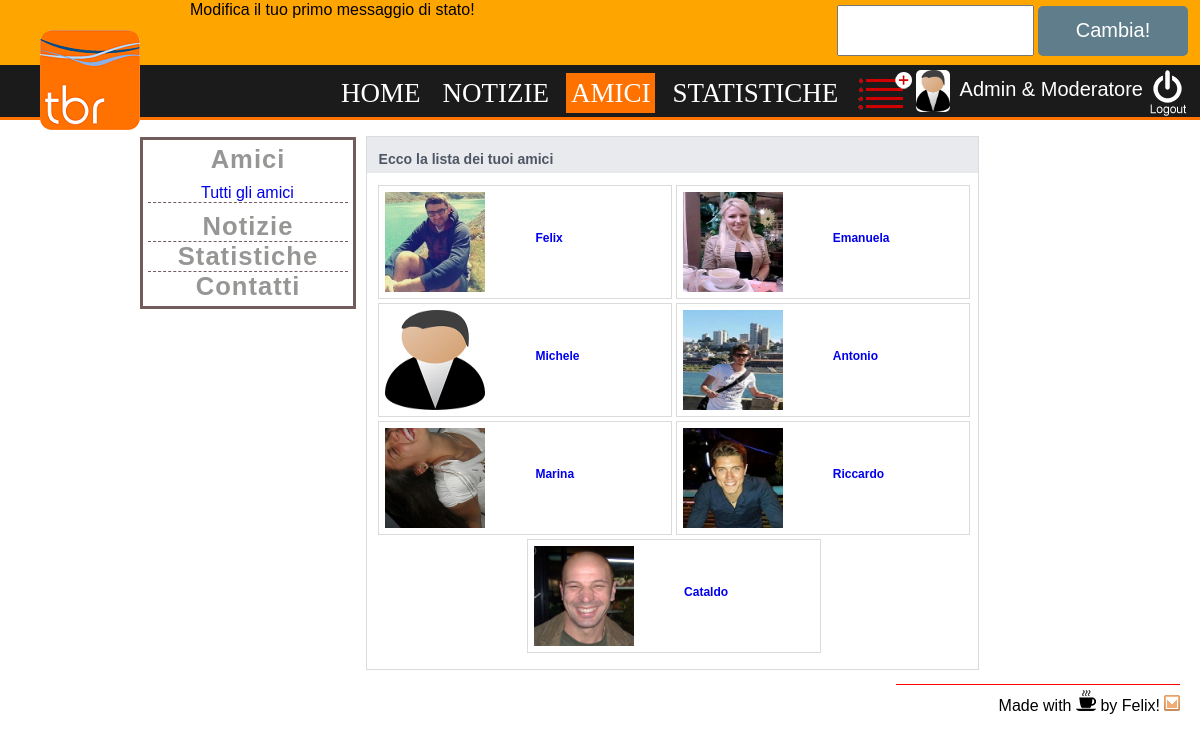
Screenshot of /index.php?q (signed in) with the database file from the repository.
### tables this page shows
CREATE TABLE IF NOT EXISTS `users` (
  `id` int(11) NOT NULL AUTO_INCREMENT,
  `username` varchar(50) NOT NULL,
  `password` varchar(50) NOT NULL,
  `nome_completo` varchar(50) NOT NULL,
  `messaggio` varchar(150) NOT NULL,
  `url` varchar(50) NOT NULL,
  `immagine` varchar(50) NOT NULL,
  `immagine_grande` varchar(150) NOT NULL,
  `indirizzo` varchar(50) NOT NULL,
  `luogo_nascita` varchar(50) NOT NULL,
  `professione` varchar(50) NOT NULL,
  `lavora_a` varchar(50) NOT NULL,
  `situazione_sentimentale` varchar(50) NOT NULL,
  `seguito` varchar(50) NOT NULL,
  `film` varchar(50) NOT NULL,
  `descrizione` varchar(1000) NOT NULL,
  PRIMARY KEY (`id`),
  UNIQUE KEY `username` (`username`)
);

### include_list_amici.php (the view, shortened to what this page needs)
<div class="descrizione" style="margin-left:0px;min-width:560px;">
	<div class="info_box_top_color">
		<h3>Ecco la lista dei tuoi amici</h3>
	</div>
	<ul>
		<?php
			$conn=dbConnect();
			$sql = "SELECT * FROM users where username in(SELECT user2 from amicizie a1 where (a1.user1='".$utente."' and a1.stato=1) UNION SELECT user1 from amicizie a1 where (a1.user2='".$utente."' and a1.stato=1))order by username";
			if($_SESSION['login_username']=='admin'){
				$sql="Select * from users";
			}
			$result = $conn->query($sql);
			while($row = $result->fetch_assoc()) {
				if($row['username']!=$_SESSION['login_username']){
					?><li>
						<img style="max-width:none;max-height:none;" src="immagini/<?php echo $row['immagine_grande']; ?>" alt="immagini/no_image.png">
						<a style="color:#0000ee;" href="index.php?q=<?php echo $row['username']; ?>">
							<?php
								if(strpos($row['nome_completo'],' ')===false)
									echo $row['nome_completo'];
								else
									echo substr($row['nome_completo'],0,strpos($row['nome_completo'],' '));
							?>
						</a>
					  </li>
				   <?php
				}
			}
		?>
</ul>
</div>

### php_functions.php (shortened to what this page needs)
<?php
function stampa_messaggio(){
	$conn=dbConnect();
    if(!empty($_SESSION['login_username'])){
        $utente=$_SESSION['login_username'];
        $sql = "SELECT messaggio FROM users where username='".$utente."'";
        $result = $conn->query($sql);
        if ($result->num_rows > 0) {
            while($row = $result->fetch_assoc()) {
                echo $row["messaggio"];
            }
        }
    }else{
         header("location:log_in_form.php");
    }
}
            ?>

### fogli_stile/index_style.css (style rules this page uses)
body { font-family:Verdana,sans-serif; font-size:medium; background:#ffffff; color: #000000; margin: 0 0 0 0; width: 100%; }
img { float: left; margin: 0px; }
a { text-decoration: none; }
.informazioni, .descrizione { font-family: Helvetica, Arial, 'lucida grande',tahoma,verdana,arial,sans-serif; font-size: 12px; line-height: 16px; color: #6a7480; font-weight: bold; margin: 16px 12px 0px 210px; border-style: solid; border-width: 1px; border-color: #d9dbdd; }
.info_box_top_color { height:36px; background-color: #e9eaed; }
h3 { float:left; color:#4e5665; margin-left: 12px; }
#content img { margin-top: 18px; max-height: 50px; }
ul img { height:100px !important; width:100px !important; margin:6px !important; }
li { display: inline-block; border-style: solid; border-width: 1px; border-color: #d9dbdd; min-width: 259px; width:48%; }
ul { margin-left: -6%; text-align: center; }
li a { margin: 44px; float: left; }

### rows the page displays
users: messaggio "Modifica il tuo primo messaggio di stato!"
users: immagine_grande (picture), nome_completo "Felix"
users: immagine_grande (picture), nome_completo "Emanuela"
users: immagine_grande (placeholder picture), nome_completo "Michele"
users: immagine_grande (picture), nome_completo "Antonio"
users: immagine_grande (picture), nome_completo "Marina"
users: immagine_grande (picture), nome_completo "Riccardo"
users: immagine_grande (picture), nome_completo "Cataldo"

### other values shown
$_SESSION['login_nome_completo'] "Admin & Moderatore"
